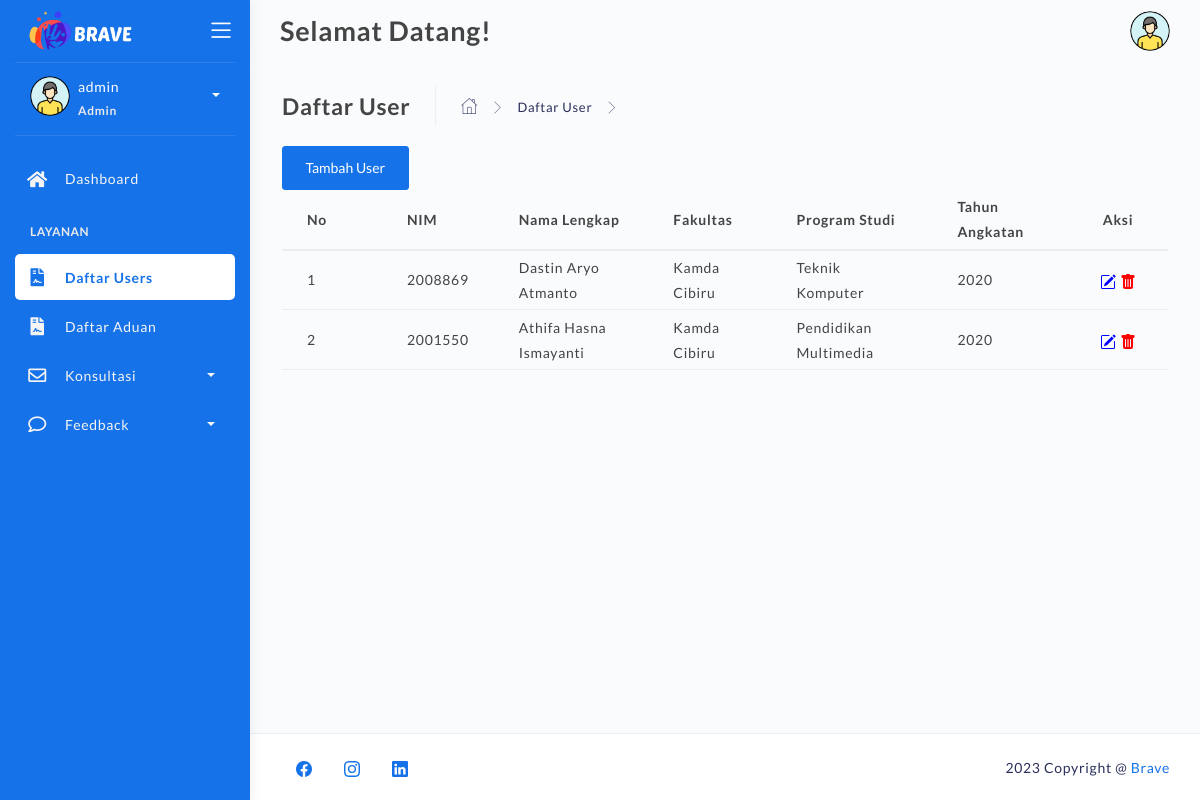
Page /list-user-admin.php (signed in) on the earlier database version.
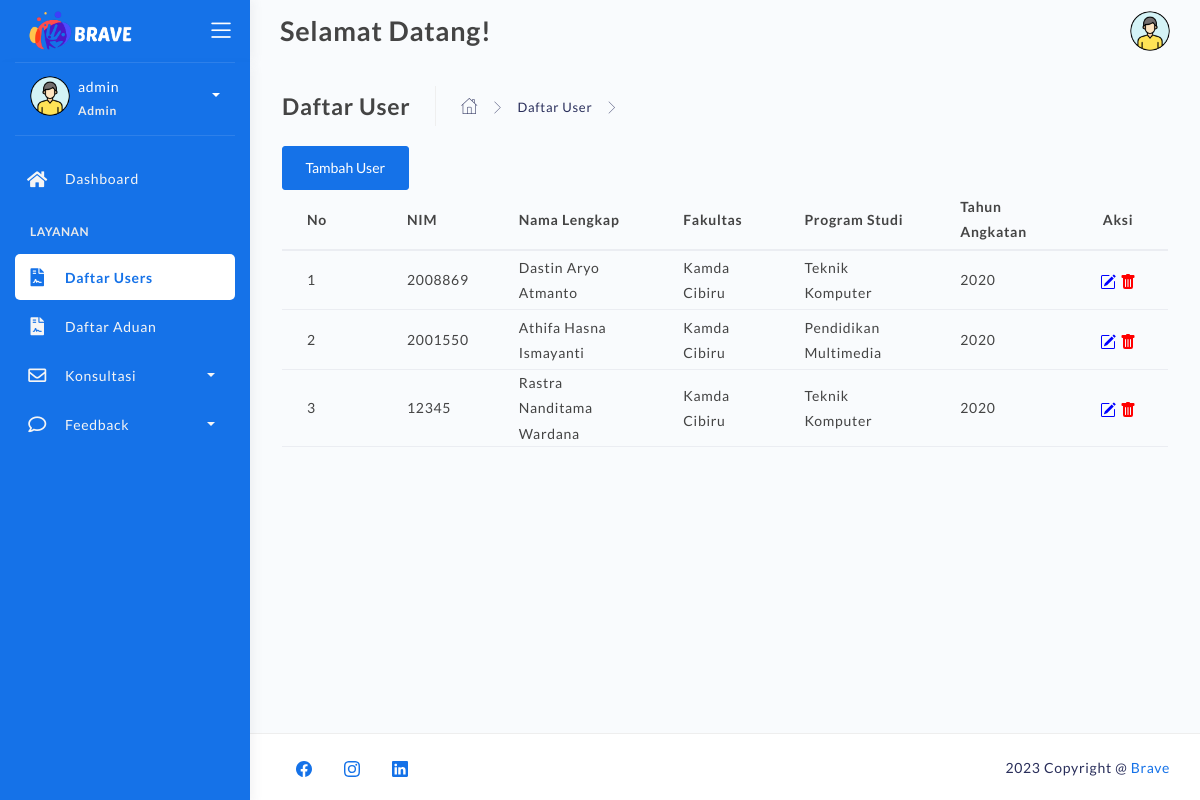
Same page on the later database version.
### tables this page shows
CREATE TABLE `users` (
  `nim` varchar(25) NOT NULL,
  `nama` varchar(255) NOT NULL,
  `fakultas` varchar(255) NOT NULL,
  `prodi` varchar(255) NOT NULL,
  `angkatan` varchar(255) NOT NULL
);

### list-user-admin.php (the view, shortened to what the changed rows need)
<!DOCTYPE html>
<html lang="en">
<head>
	<link rel="stylesheet" href="assets/css/bootstrap.min.css">
	<link rel="stylesheet" href="assets/css/atlantis.css">
	<link rel="stylesheet" href="assets/css/demo.css">
</head>
<body>
	<div class="wrapper fullheight-side">
		<div class="main-panel full-height">
			<div class="container">
				<div class="page-inner">
					<div class="page-category">
							<?php
								require 'backend/connection.php';
								$sql = "SELECT * FROM users";
								$result_user = mysqli_query($koneksi, $sql);
							?>
							<table class="table">
								<thead>
									<tr>
										<th scope="col" style="width:100px;">No</th>
										<th scope="col">NIM</th>
										<th scope="col">Nama Lengkap</th>
										<th scope="col">Fakultas</th>
										<th scope="col">Program Studi</th>
										<th scope="col">Tahun Angkatan</th>
										<th scope="col" style="width:100px; text-align:center;">Aksi</th>
									</tr>
								</thead>
								<tbody>
									<?php
									$i = 0;
									while ($row = mysqli_fetch_assoc($result_user)) {
										$i++;
										echo "<tr>";
											echo "<td>" . $i. "</td>";
											echo "<td>" . $row['nim'] . "</td>";
											echo "<td>" . $row['nama'] . "</td>";
											echo "<td>" . $row['fakultas'] . "</td>";
											echo "<td>" . $row['prodi'] . "</td>";
											echo "<td>" . $row['angkatan'] . "</td>";
											echo "<td>
												  <center>
													<a style='color:blue;' data-toggle='modal' data-target='#edit-user-" . $row['nim'] . "'>
													</a>
													<a href='/backend/action-delete-user.php?id=" . $row['nim'] . " 'style='color:red;' onclick=\"return confirm('Ingin hapus?')\">
													</a>
												  </center>
													<div class='modal' id='edit-user-" . $row['nim'] . "' tabindex='-1' role='dialog' aria-labelledby='editUserModalLabel' aria-hidden='true'>
																	<form id='editUserForm-" . $row['nim'] . "' action='/backend/action-update-user.php' method='post'>
																		<input type='text' class='form-control' id='nim' name='nim' value='" . $row['nim'] . "' required hidden>
																		<input type='text' class='form-control' id='nama' name='nama' value='" . $row['nama'] . "' required>
																		<input type='text' class='form-control' id='fakultas' name='fakultas' value='" . $row['fakultas'] . "' required>
																		<input type='text' class='form-control' id='program_studi' name='program_studi' value='" . $row['prodi'] . "' required>
																		<input type='text' class='form-control' id='angkatan_mahasiswa' name='angkatan_mahasiswa' value='" . $row['angkatan'] . "' required>
																	</form>
																	<button type='button' class='btn btn-primary' onclick='editUser_" . $row['nim'] . "()'>Edit User</button>
													</div>
														function editUser_" . $row['nim'] . "() {
															document.getElementById('editUserForm-" . $row['nim'] . "').submit();
												</td>
											</tr>";
									}
									?>
								</tbody>
							</table>
					</div>
				</div>
			</div>
		</div>
	</div>
</body>
</html>

Differences in the rows shown:
added users: nim "12345", nama "Rastra Nanditama Wardana", fakultas "Kamda Cibiru", prodi "Teknik Komputer", angkatan "2020"
